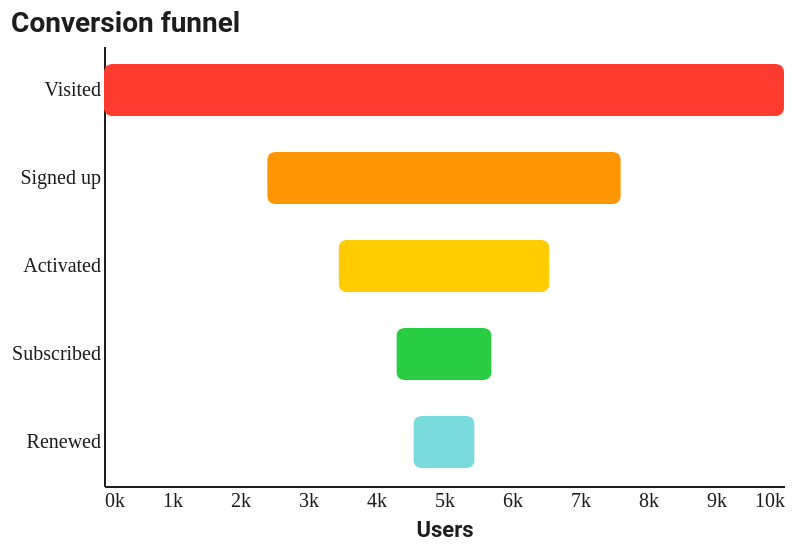

The specification (Vega-Lite) saved for this image:
### Vega-Lite specification from a JSON file in a GitHub repository (floating-point values rounded to 4 significant figures)
{"$schema": "https://vega.github.io/schema/vega-lite/v5.json", "config": {"background": "#FFFFFF", "font": "Roboto, Roboto Serif, Roboto Mono, system-ui, sans-serif", "view": {"stroke": null, "cornerRadius": 10}, "axis": {"domain": true, "domainColor": "#1D1D1F", "labelColor": "#1D1D1F", "titleColor": "#1D1D1F", "grid": false, "ticks": false, "labelFont": "Roboto Mono", "titleFont": "Roboto"}, "axisTop": {"domain": false, "domainColor": null, "labels": false, "ticks": false, "title": null}, "axisRight": {"domain": false, "domainColor": null, "labels": false, "ticks": false, "title": null}, "legend": {"titleFont": "Roboto", "labelFont": "Roboto", "labelColor": "#1D1D1F", "titleColor": "#1D1D1F"}, "title": {"font": "Roboto", "fontSize": 14, "color": "#1D1D1F", "subtitleFont": "Roboto", "subtitleColor": "#1D1D1F"}, "range": {"category": ["#FF3B30", "#FF9500", "#FFCC00", "#28CD41", "#79DBDC", "#007AFF", "#AF52DE", "#FF2D55"]}, "bar": {"cornerRadiusEnd": 4}, "line": {"strokeWidth": 2}, "point": {"filled": true, "size": 40}}, "width": 340, "height": 220, "title": {"text": "Conversion funnel", "anchor": "start"}, "data": {"values": [{"stage": "Visited", "n": 10000, "i": 0}, {"stage": "Signed up", "n": 5200, "i": 1}, {"stage": "Activated", "n": 3100, "i": 2}, {"stage": "Subscribed", "n": 1400, "i": 3}, {"stage": "Renewed", "n": 900, "i": 4}]}, "mark": {"type": "bar", "cornerRadius": 4, "height": 26}, "encoding": {"y": {"field": "stage", "type": "nominal", "sort": null, "axis": {"title": null}}, "x": {"field": "n", "type": "quantitative", "stack": "center", "axis": {"title": "Users", "format": "~s"}}, "color": {"field": "stage", "type": "nominal", "sort": null, "legend": null}}}
